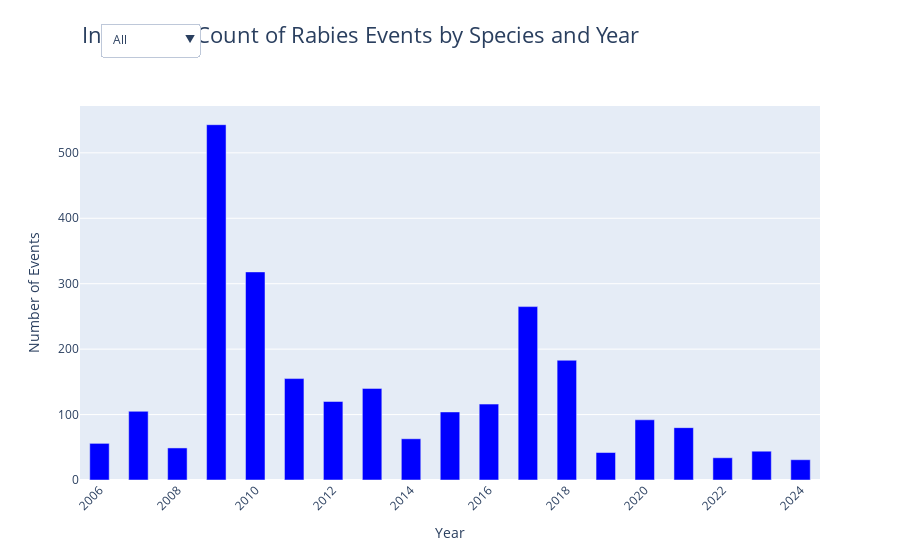

Here is the notebook cell this chart was saved with:
### Markdown cell above
#### Count of Rabies events per Year - Plotly

### Code cell
# Count the number of events per year and species
events_per_species = df_rabies_raw.groupby(['Year', 'SpeciesNameEng']).size().reset_index(name='Count')
species_counts = df_rabies_raw['SpeciesNameEng'].value_counts().reset_index()
species_counts.columns = ['SpeciesNameEng', 'Count']

# Define the species colors
species_colors = px.colors.qualitative.Plotly
color_map = {species: species_colors[i % len(species_colors)] for i, species in enumerate(species_counts['SpeciesNameEng'])}

# Create a default view that shows all data
default_view = events_per_species.groupby('Year').sum().reset_index()

# Create the initial bar chart with all data
fig = go.Figure()

# Add a trace for the initial view
fig.add_trace(go.Bar(
    x=default_view['Year'],
    y=default_view['Count'],
    marker_color='blue',  # Use a single color for the default view
    width=[0.5] * len(default_view)  # Adjust the width of the bars
))

# Function to update the figure based on selected species
def update_figure(species):
    fig.data = []  # Clear existing traces
    if species == 'All':
        filtered_data = events_per_species.groupby('Year').sum().reset_index()
        color = 'blue'
    else:
        filtered_data = events_per_species[events_per_species['SpeciesNameEng'] == species]
        color = color_map[species]
    
    fig.add_trace(go.Bar(
        x=filtered_data['Year'],
        y=filtered_data['Count'],
        marker_color=[color] * len(filtered_data),  # Use the color for the selected species
        width=[0.5] * len(filtered_data)  # Adjust the width of the bars
    ))
    
    fig.update_layout(
        title='Interactive Count of Rabies Events by Species and Year',
        xaxis_title='Year',
        yaxis_title='Number of Events',
        xaxis_tickangle=-45,
        title_x=0.45,
        title_font=dict(size=22),
        legend_title_text='Species'
    )

# Update the figure with initial data
update_figure('All')

# Create a dropdown menu for species selection
species_options = [{'label': 'All', 'value': 'All'}] + [{'label': species, 'value': species} for species in species_counts['SpeciesNameEng']]

def update_trace(species):
    if species == 'All':
        filtered_data = events_per_species.groupby('Year').sum().reset_index()
        color = 'blue'
    else:
        filtered_data = events_per_species[events_per_species['SpeciesNameEng'] == species]
        color = color_map[species]
    
    return dict(x=[filtered_data['Year']], y=[filtered_data['Count']], marker=dict(color=[color] * len(filtered_data)))

dropdown = go.layout.Updatemenu(
    buttons=[dict(label=option['label'], method='update', args=[update_trace(option['value'])]) for option in species_options],
    direction='down',
    pad={'r': 10, 't': 10},
    showactive=True,
    x=0.1,
    xanchor='center',
    y=1.25,
    yanchor='top'
)

# Update the layout to include the species selector on the same line as the title
fig.update_layout(
    updatemenus=[dropdown],
    title={
        'text': 'Interactive Count of Rabies Events by Species and Year',
        'x': 0.4,
        'xanchor': 'center',
        'y': 0.95,
        'yanchor': 'top',
    },
)

# Save the interactive plot to an HTML file
html_content = fig.to_html(include_plotlyjs='cdn', full_html=False)
minified_html = htmlmin.minify(html_content, remove_comments=True, reduce_empty_attributes=True)

with open("../assets/plots/interactive_rabies_events_species.html", "w") as f:
    f.write(minified_html)

# print("Interactive plot saved as HTML file.")

# Show the interactive plot
fig.show()

### Figure 1 — Plotly figure (JSON) as saved in the notebook; plotly's stock layout.template omitted (floating-point values rounded to 4 significant figures)
{"data": [{"marker": {"color": ["blue", "blue", "blue", "blue", "blue", "blue", "blue", "blue", "blue", "blue", "blue", "blue", "blue", "blue", "blue", "blue", "blue", "blue", "blue"]}, "type": "bar", "width": [0.5, 0.5, 0.5, 0.5, 0.5, 0.5, 0.5, 0.5, 0.5, 0.5, 0.5, 0.5, 0.5, 0.5, 0.5, 0.5, 0.5, 0.5, 0.5], "x": [2006, 2007, 2008, 2009, 2010, 2011, 2012, 2013, 2014, 2015, 2016, 2017, 2018, 2019, 2020, 2021, 2022, 2023, 2024], "y": [56, 105, 49, 543, 318, 155, 120, 140, 63, 104, 116, 265, 183, 42, 92, 80, 34, 44, 31]}], "layout": {"legend": {"title": {"text": "Species"}}, "title": {"font": {"size": 22}, "text": "Interactive Count of Rabies Events by Species and Year", "x": 0.4, "xanchor": "center", "y": 0.95, "yanchor": "top"}, "updatemenus": [{"buttons": [{"args": [{"marker": {"color": ["blue", "blue", "blue", "blue", "blue", "blue", "blue", "blue", "blue", "blue", "blue", "blue", "blue", "blue", "blue", "blue", "blue", "blue", "blue"]}, "x": [[2006, 2007, 2008, 2009, 2010, 2011, 2012, 2013, 2014, 2015, 2016, 2017, 2018, 2019, 2020, 2021, 2022, 2023, 2024]], "y": [[56, 105, 49, 543, 318, 155, 120, 140, 63, 104, 116, 265, 183, 42, 92, 80, 34, 44, 31]]}], "label": "All", "method": "update"}, {"args": [{"marker": {"color": ["#636EFA", "#636EFA", "#636EFA", "#636EFA", "#636EFA", "#636EFA", "#636EFA", "#636EFA", "#636EFA", "#636EFA", "#636EFA", "#636EFA", "#636EFA", "#636EFA", "#636EFA", "#636EFA", "#636EFA", "#636EFA", "#636EFA"]}, "x": [[2006, 2007, 2008, 2009, 2010, 2011, 2012, 2013, 2014, 2015, 2016, 2017, 2018, 2019, 2020, 2021, 2022, 2023, 2024]], "y": [[35, 56, 28, 292, 136, 50, 60, 85, 14, 44, 48, 35, 18, 26, 30, 42, 8, 7, 8]]}], "label": "Dog", "method": "update"}, {"args": [{"marker": {"color": ["#EF553B", "#EF553B", "#EF553B", "#EF553B", "#EF553B", "#EF553B", "#EF553B", "#EF553B", "#EF553B", "#EF553B", "#EF553B", "#EF553B", "#EF553B", "#EF553B", "#EF553B", "#EF553B", "#EF553B", "#EF553B"]}, "x": [[2007, 2008, 2009, 2010, 2011, 2012, 2013, 2014, 2015, 2016, 2017, 2018, 2019, 2020, 2021, 2022, 2023, 2024]], "y": [[7, 7, 110, 71, 20, 10, 5, 10, 12, 16, 165, 132, 16, 46, 20, 22, 29, 12]]}], "label": "Jackal", "method": "update"}, {"args": [{"marker": {"color": ["#00CC96", "#00CC96", "#00CC96", "#00CC96", "#00CC96", "#00CC96", "#00CC96", "#00CC96", "#00CC96", "#00CC96", "#00CC96", "#00CC96", "#00CC96", "#00CC96", "#00CC96", "#00CC96", "#00CC96"]}, "x": [[2006, 2007, 2009, 2010, 2011, 2012, 2013, 2014, 2015, 2016, 2017, 2018, 2020, 2021, 2022, 2023, 2024]], "y": [[7, 7, 63, 52, 45, 40, 40, 5, 28, 20, 53, 24, 12, 8, 3, 5, 6]]}], "label": "Cattle", "method": "update"}, {"args": [{"marker": {"color": ["#AB63FA", "#AB63FA", "#AB63FA", "#AB63FA", "#AB63FA", "#AB63FA", "#AB63FA", "#AB63FA", "#AB63FA", "#AB63FA"]}, "x": [[2006, 2007, 2008, 2009, 2010, 2012, 2014, 2015, 2016, 2024]], "y": [[7, 28, 14, 26, 6, 5, 9, 4, 28, 1]]}], "label": "Fox", "method": "update"}, {"args": [{"marker": {"color": ["#FFA15A", "#FFA15A", "#FFA15A", "#FFA15A", "#FFA15A", "#FFA15A", "#FFA15A", "#FFA15A"]}, "x": [[2009, 2010, 2011, 2012, 2017, 2018, 2021, 2024]], "y": [[14, 24, 10, 5, 4, 3, 4, 3]]}], "label": "Sheep", "method": "update"}, {"args": [{"marker": {"color": ["#19D3F3", "#19D3F3", "#19D3F3", "#19D3F3", "#19D3F3", "#19D3F3", "#19D3F3", "#19D3F3", "#19D3F3"]}, "x": [[2009, 2010, 2011, 2013, 2014, 2015, 2020, 2021, 2023]], "y": [[7, 12, 5, 5, 20, 8, 4, 2, 2]]}], "label": "Wolf", "method": "update"}, {"args": [{"marker": {"color": ["#FF6692", "#FF6692", "#FF6692", "#FF6692", "#FF6692", "#FF6692"]}, "x": [[2009, 2010, 2011, 2015, 2017, 2022]], "y": [[12, 17, 5, 4, 8, 1]]}], "label": "Cat", "method": "update"}, {"args": [{"marker": {"color": ["#B6E880", "#B6E880", "#B6E880", "#B6E880", "#B6E880"]}, "x": [[2006, 2011, 2013, 2016, 2018]], "y": [[7, 10, 5, 4, 3]]}], "label": "Horse", "method": "update"}, {"args": [{"marker": {"color": ["#FF97FF", "#FF97FF", "#FF97FF", "#FF97FF", "#FF97FF", "#FF97FF", "#FF97FF"]}, "x": [[2011, 2014, 2015, 2018, 2021, 2023, 2024]], "y": [[10, 5, 4, 3, 2, 1, 1]]}], "label": "Badger", "method": "update"}, {"args": [{"marker": {"color": ["#FECB52"]}, "x": [[2009]], "y": [[12]]}], "label": "Donkey", "method": "update"}, {"args": [{"marker": {"color": ["#636EFA"]}, "x": [[2009]], "y": [[7]]}], "label": "Martes", "method": "update"}, {"args": [{"marker": {"color": ["#EF553B"]}, "x": [[2007]], "y": [[7]]}], "label": "Mongoose", "method": "update"}, {"args": [{"marker": {"color": ["#00CC96"]}, "x": [[2021]], "y": [[2]]}], "label": "Cow", "method": "update"}], "direction": "down", "pad": {"r": 10, "t": 10}, "showactive": true, "x": 0.1, "xanchor": "center", "y": 1.25, "yanchor": "top"}], "xaxis": {"tickangle": -45, "title": {"text": "Year"}}, "yaxis": {"title": {"text": "Number of Events"}}}}
